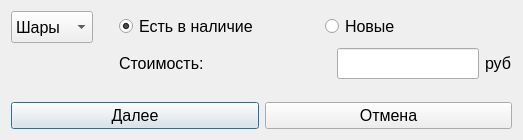
<?xml version="1.0" encoding="UTF-8"?>
<ui version="4.0">
 <class>NewSpend</class>
 <widget class="QDialog" name="NewSpend">
  <property name="geometry">
   <rect>
    <x>0</x>
    <y>0</y>
    <width>523</width>
    <height>140</height>
   </rect>
  </property>
  <property name="maximumSize">
   <size>
    <width>16777215</width>
    <height>16777215</height>
   </size>
  </property>
  <property name="font">
   <font>
    <pointsize>12</pointsize>
   </font>
  </property>
  <property name="windowTitle">
   <string>Закупка</string>
  </property>
  <property name="windowIcon">
   <iconset resource="icons.qrc">
    <normaloff>:/new/prefix1/icons/baloons-512.png</normaloff>:/new/prefix1/icons/baloons-512.png</iconset>
  </property>
  <layout class="QVBoxLayout" name="verticalLayout_2">
   <item>
    <layout class="QFormLayout" name="formLayout">
     <item row="0" column="0">
      <widget class="QComboBox" name="comboBox">
       <property name="minimumSize">
        <size>
         <width>0</width>
         <height>32</height>
        </size>
       </property>
       <property name="iconSize">
        <size>
         <width>20</width>
         <height>20</height>
        </size>
       </property>
       <item>
        <property name="text">
         <string>Шары</string>
        </property>
        <property name="icon">
         <iconset resource="icons.qrc">
          <normaloff>:/new/prefix1/icons/5917e815bcce215c0562950d.png</normaloff>:/new/prefix1/icons/5917e815bcce215c0562950d.png</iconset>
        </property>
       </item>
       <item>
        <property name="text">
         <string>Гелий</string>
        </property>
        <property name="icon">
         <iconset resource="icons.qrc">
          <normaloff>:/new/prefix1/icons/helium.png</normaloff>:/new/prefix1/icons/helium.png</iconset>
        </property>
       </item>
       <item>
        <property name="text">
         <string>Другое</string>
        </property>
        <property name="icon">
         <iconset resource="icons.qrc">
          <normaloff>:/new/prefix1/icons/party.png</normaloff>:/new/prefix1/icons/party.png</iconset>
        </property>
       </item>
      </widget>
     </item>
     <item row="0" column="1">
      <layout class="QVBoxLayout" name="verticalLayout">
       <item>
        <layout class="QHBoxLayout" name="horizontalLayout">
         <item>
          <spacer name="horizontalSpacer_3">
           <property name="orientation">
            <enum>Qt::Horizontal</enum>
           </property>
           <property name="sizeType">
            <enum>QSizePolicy::Fixed</enum>
           </property>
           <property name="sizeHint" stdset="0">
            <size>
             <width>20</width>
             <height>20</height>
            </size>
           </property>
          </spacer>
         </item>
         <item>
          <widget class="QRadioButton" name="radioButton_2">
           <property name="minimumSize">
            <size>
             <width>0</width>
             <height>31</height>
            </size>
           </property>
           <property name="text">
            <string>Есть в наличие</string>
           </property>
           <property name="checked">
            <bool>true</bool>
           </property>
          </widget>
         </item>
         <item>
          <spacer name="horizontalSpacer_5">
           <property name="orientation">
            <enum>Qt::Horizontal</enum>
           </property>
           <property name="sizeType">
            <enum>QSizePolicy::Fixed</enum>
           </property>
           <property name="sizeHint" stdset="0">
            <size>
             <width>13</width>
             <height>20</height>
            </size>
           </property>
          </spacer>
         </item>
         <item>
          <widget class="QRadioButton" name="radioButton">
           <property name="minimumSize">
            <size>
             <width>0</width>
             <height>31</height>
            </size>
           </property>
           <property name="text">
            <string>Новые</string>
           </property>
          </widget>
         </item>
        </layout>
       </item>
       <item>
        <layout class="QHBoxLayout" name="horizontalLayout_2">
         <item>
          <spacer name="horizontalSpacer_4">
           <property name="orientation">
            <enum>Qt::Horizontal</enum>
           </property>
           <property name="sizeType">
            <enum>QSizePolicy::Fixed</enum>
           </property>
           <property name="sizeHint" stdset="0">
            <size>
             <width>20</width>
             <height>20</height>
            </size>
           </property>
          </spacer>
         </item>
         <item>
          <widget class="QLabel" name="label">
           <property name="text">
            <string>Стоимость:</string>
           </property>
          </widget>
         </item>
         <item>
          <spacer name="horizontalSpacer_2">
           <property name="orientation">
            <enum>Qt::Horizontal</enum>
           </property>
           <property name="sizeHint" stdset="0">
            <size>
             <width>40</width>
             <height>20</height>
            </size>
           </property>
          </spacer>
         </item>
         <item>
          <widget class="QLineEdit" name="lineEdit">
           <property name="minimumSize">
            <size>
             <width>39</width>
             <height>31</height>
            </size>
           </property>
          </widget>
         </item>
         <item>
          <widget class="QLabel" name="label_2">
           <property name="text">
            <string>руб</string>
           </property>
          </widget>
         </item>
        </layout>
       </item>
      </layout>
     </item>
    </layout>
   </item>
   <item>
    <layout class="QHBoxLayout" name="horizontalLayout_3">
     <item>
      <widget class="QPushButton" name="pushButton">
       <property name="text">
        <string>Далее</string>
       </property>
       <property name="icon">
        <iconset resource="icons.qrc">
         <normaloff>:/new/prefix1/icons/Right-07-512.png</normaloff>:/new/prefix1/icons/Right-07-512.png</iconset>
       </property>
       <property name="iconSize">
        <size>
         <width>28</width>
         <height>28</height>
        </size>
       </property>
      </widget>
     </item>
     <item>
      <widget class="QPushButton" name="pushButton_2">
       <property name="text">
        <string>Отмена</string>
       </property>
       <property name="icon">
        <iconset resource="icons.qrc">
         <normaloff>:/new/prefix1/icons/13165939071654987882logout-md.png</normaloff>:/new/prefix1/icons/13165939071654987882logout-md.png</iconset>
       </property>
       <property name="iconSize">
        <size>
         <width>28</width>
         <height>28</height>
        </size>
       </property>
      </widget>
     </item>
    </layout>
   </item>
  </layout>
 </widget>
 <resources>
  <include location="icons.qrc"/>
 </resources>
 <connections/>
</ui>
